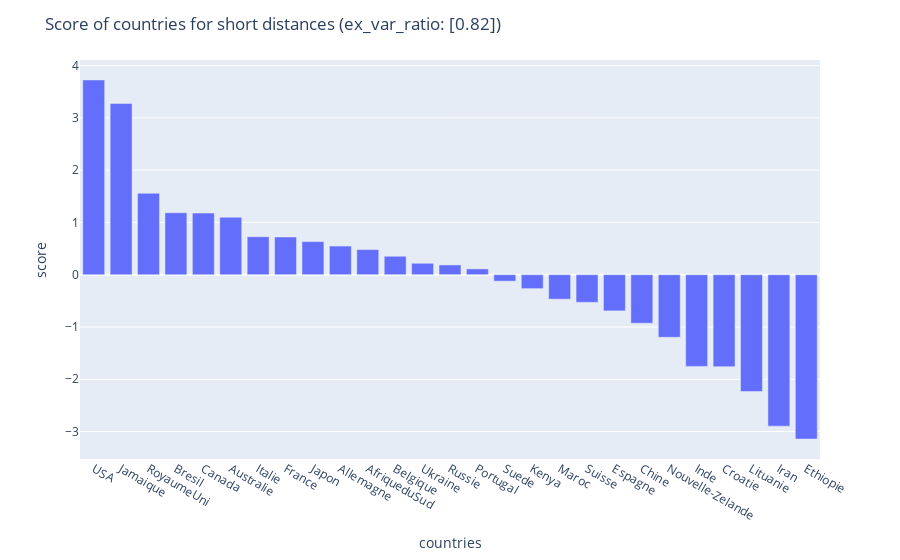

This figure's notebook cell:
### Code cell
# plot scores for short distances
import plotly.express as px

fig = px.bar(
    score_short,
    y=0
)

fig.update_layout(
    title=f"Score of countries for short distances (ex_var_ratio: {explained_var_ratio.round(2)})",
    yaxis_title="score", 
    xaxis_title="countries"
)
fig.show()

### Figure 1 — Plotly figure (JSON) as saved in the notebook; plotly's stock layout.template omitted (floating-point values rounded to 4 significant figures)
{"data": [{"alignmentgroup": "True", "hovertemplate": "index=%{x}<br>0=%{y}<extra></extra>", "legendgroup": "", "marker": {"color": "#636efa"}, "name": "", "offsetgroup": "", "orientation": "v", "showlegend": false, "textposition": "auto", "type": "bar", "x": ["USA", "Jamaique", "RoyaumeUni", "Bresil", "Canada", "Australie", "Italie", "France", "Japon", "Allemagne", "AfriqueduSud", "Belgique", "Ukraine", "Russie", "Portugal", "Suede", "Kenya", "Maroc", "Suisse", "Espagne", "Chine", "Nouvelle-Zelande", "Inde", "Croatie", "Lituanie", "Iran", "Ethiopie"], "xaxis": "x", "y": [3.724, 3.276, 1.557, 1.184, 1.179, 1.099, 0.7257, 0.7204, 0.6329, 0.5478, 0.48, 0.353, 0.2183, 0.1865, 0.1105, -0.1238, -0.2666, -0.4683, -0.5291, -0.6925, -0.9284, -1.198, -1.754, -1.76, -2.234, -2.897, -3.143], "yaxis": "y"}], "layout": {"barmode": "relative", "legend": {"tracegroupgap": 0}, "margin": {"t": 60}, "title": {"text": "Score of countries for short distances (ex_var_ratio: [0.82])"}, "xaxis": {"anchor": "y", "domain": [0, 1], "title": {"text": "countries"}}, "yaxis": {"anchor": "x", "domain": [0, 1], "title": {"text": "score"}}}}
